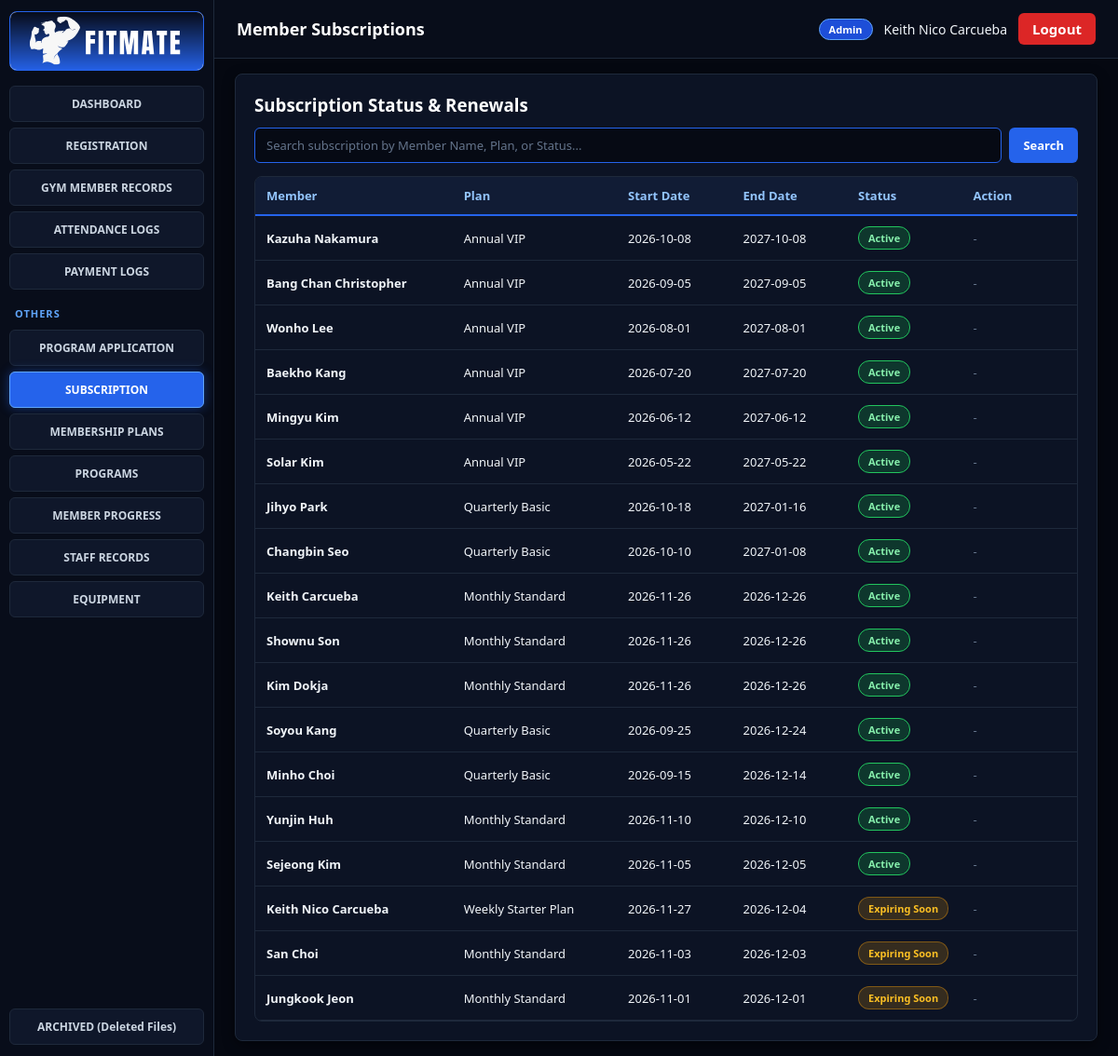
/billing/subscriptions.php (signed in), run on the app's committed database.
### tables this page shows
CREATE TABLE `subscription` (
  `SubscriptionID` varchar(15) NOT NULL,
  `MemberID` varchar(15) NOT NULL,
  `PlanID` varchar(15) NOT NULL,
  `StartDate` date NOT NULL,
  `EndDate` date NOT NULL,
  `Status` varchar(20) NOT NULL
);

### billing/subscriptions.php (the view, shortened to what this page needs)
<?php
require_once __DIR__ . '/../config/db.php';
$sql = "
    SELECT v.*, s.SubscriptionID, s.PlanID
    FROM vw_member_subscriptions v
    JOIN subscription s
      ON s.MemberID = v.MemberID
     AND s.StartDate = v.StartDate
     AND s.EndDate = v.EndDate
    ORDER BY v.EndDate DESC
";
$subs = $pdo->query($sql)->fetchAll();
include __DIR__ . '/../includes/header.php';
?>
<div class="card sub-card">
    <h3 style="margin-bottom: 12px; flex-shrink: 0;">Subscription Status & Renewals</h3>
    <div class="search-bar" style="flex-shrink: 0;">
        <input
            type="text"
            id="liveSubSearch"
            onkeyup="filterSubTable()"
            oninput="filterSubTable()"
            placeholder="Search subscription by Member Name, Plan, or Status..."
        >
        <button type="button" class="btn btn-primary" onclick="filterSubTable()">Search</button>
    </div>
    <div class="fixed-table-wrap">
        <table class="fixed-table">
            <thead>
                <tr>
                    <th style="width: 24%;">Member</th>
                    <th style="width: 20%;">Plan</th>
                    <th style="width: 14%;">Start Date</th>
                    <th style="width: 14%;">End Date</th>
                    <th style="width: 14%;">Status</th>
                    <th style="width: 14%;">Action</th>
                </tr>
            </thead>
            <tbody id="subscriptionListBody">
                <?php if (empty($subs)): ?>
                    <tr>
                        <td colspan="6" style="text-align:center; color:#94a3b8; padding:18px;">
                            No matching subscription records found.
                        </td>
                    </tr>
                <?php else: foreach ($subs as $s):
                    $today = date('Y-m-d');
                    $soon  = date('Y-m-d', strtotime('+7 days'));
                    $memberName = $s['MemberName'] ?? $s['FullName'] ?? trim(($s['FirstName'] ?? '') . ' ' . ($s['LastName'] ?? ''));
                    if ($s['EndDate'] < $today) {
                        $status = 'Expired';
                        $badgeClass = 'badge-red';
                    } elseif ($s['EndDate'] <= $soon) {
                        $status = 'Expiring Soon';
                        $badgeClass = 'badge-yellow';
                    } else {
                        $status = 'Active';
                        $badgeClass = 'badge-green';
                    }
                ?>
                    <tr class="sub-row">
                        <td style="width: 24%;"><strong><?= htmlspecialchars($memberName) ?></strong></td>
                        <td style="width: 20%;"><?= htmlspecialchars($s['PlanName']) ?></td>
                        <td style="width: 14%;"><?= htmlspecialchars($s['StartDate']) ?></td>
                        <td style="width: 14%;"><?= htmlspecialchars($s['EndDate']) ?></td>
                        <td style="width: 14%;"><span class="badge <?= $badgeClass ?>"><?= htmlspecialchars($status) ?></span></td>
                        <td style="width: 14%;">
                            <?php if ($status === 'Expired'): ?>
                                <button
                                    type="button"
                                    class="btn btn-primary btn-sm"
                                    onclick="openRenewModal(
                                        '<?= htmlspecialchars($s['SubscriptionID'], ENT_QUOTES) ?>',
                                        '<?= htmlspecialchars($s['MemberID'], ENT_QUOTES) ?>',
                                        '<?= htmlspecialchars($memberName, ENT_QUOTES) ?>',
                                        '<?= htmlspecialchars($s['PlanID'], ENT_QUOTES) ?>',
                                        '<?= htmlspecialchars($s['EndDate'], ENT_QUOTES) ?>'
                                    )"
                                >
                                    Renew Plan
                                </button>
                            <?php else: ?>
                                <span style="color:#64748b;">-</span>
                            <?php endif; ?>
                        </td>
                    </tr>
                <?php endforeach; endif; ?>
            </tbody>
        </table>
    </div>
</div>
<?php include __DIR__ . '/../includes/footer.php'; ?>

### assets/css/style.css (style rules this page uses)
:root { color-scheme: dark; }
* { box-sizing: border-box; margin: 0; padding: 0; font-family: 'Segoe UI', Tahoma, Geneva, Verdana, sans-serif; }
body { background: #050811; color: #f1f5f9; }
.card { background: #0c1324; border: 1px solid #1e293b; border-radius: 8px; padding: 20px; margin-bottom: 20px; box-shadow: 0 4px 14px rgba(0, 0, 0, 0.45); }
.card h3, .card h2, .card h4 { color: #ffffff; font-weight: 700; }
.form-group input::placeholder, .search-bar input::placeholder { color: #64748b; }
.search-bar { display: flex; gap: 8px; margin-bottom: 14px; }
.search-bar input { flex: 1; padding: 9px 12px; background: #060a14; color: #ffffff; border: 1px solid #2563eb; border-radius: 6px; font-size: 13px; }
.btn { display: inline-block; padding: 9px 15px; border: none; border-radius: 6px; font-size: 13px; font-weight: 600; cursor: pointer; text-decoration: none; transition: 0.15s; }
.btn-primary { background: #2563eb; color: #ffffff; }
.badge { display: inline-block; padding: 4px 10px; border-radius: 12px; font-size: 11px; font-weight: 700; background: #1e3a8a; color: #bfdbfe; border: 1px solid #3b82f6; }
.badge-green { background: rgba(22, 163, 74, 0.25); color: #86efac; border: 1px solid #22c55e; }
.badge-yellow { background: rgba(245, 158, 11, 0.18); color: #fbbf24; border: 1px solid rgba(245, 158, 11, 0.4); }

### billing/subscriptions.php (style rules this page uses)
.sub-card { flex: 1 !important; display: flex !important; flex-direction: column !important; min-height: 0 !important; margin-bottom: 0 !important; overflow: hidden !important; }
.fixed-table-wrap { border: 1px solid #1e293b; border-radius: 8px; background: #0c1324; overflow: hidden; display: flex; flex-direction: column; flex: 1; min-height: 0; }
.fixed-table { width: 100%; border-collapse: collapse; display: flex; flex-direction: column; flex: 1; min-height: 0; }
.fixed-table thead { flex-shrink: 0; background: #111c35; border-bottom: 2px solid #2563eb; }
.fixed-table thead tr, .fixed-table tbody tr { display: table; width: 100%; table-layout: fixed; }
.fixed-table tbody { display: block; overflow-y: auto; width: 100%; flex: 1; min-height: 0; }
.fixed-table th { padding: 11px 12px; text-align: left; font-size: 13px; font-weight: 700; color: #93c5fd; background: #111c35; }
.fixed-table td { padding: 11px 12px; font-size: 13px; color: #f1f5f9; border-bottom: 1px solid #1e293b; vertical-align: middle; }

### data on the page
subscription: memberName "Kazuha Nakamura", PlanName "Annual VIP", StartDate "2026-10-08", EndDate "2027-10-08", EndDate "Active"
subscription: memberName "Bang Chan Christopher", PlanName "Annual VIP", StartDate "2026-09-05", EndDate "2027-09-05", EndDate "Active"
subscription: memberName "Wonho Lee", PlanName "Annual VIP", StartDate "2026-08-01", EndDate "2027-08-01", EndDate "Active"
subscription: memberName "Baekho Kang", PlanName "Annual VIP", StartDate "2026-07-20", EndDate "2027-07-20", EndDate "Active"
subscription: memberName "Mingyu Kim", PlanName "Annual VIP", StartDate "2026-06-12", EndDate "2027-06-12", EndDate "Active"
subscription: memberName "Solar Kim", PlanName "Annual VIP", StartDate "2026-05-22", EndDate "2027-05-22", EndDate "Active"
subscription: memberName "Jihyo Park", PlanName "Quarterly Basic", StartDate "2026-10-18", EndDate "2027-01-16", EndDate "Active"
subscription: memberName "Changbin Seo", PlanName "Quarterly Basic", StartDate "2026-10-10", EndDate "2027-01-08", EndDate "Active"
subscription: memberName "Keith Carcueba", PlanName "Monthly Standard", StartDate "2026-11-26", EndDate "2026-12-26", EndDate "Active"
subscription: memberName "Shownu Son", PlanName "Monthly Standard", StartDate "2026-11-26", EndDate "2026-12-26", EndDate "Active"
subscription: memberName "Kim Dokja", PlanName "Monthly Standard", StartDate "2026-11-26", EndDate "2026-12-26", EndDate "Active"
subscription: memberName "Soyou Kang", PlanName "Quarterly Basic", StartDate "2026-09-25", EndDate "2026-12-24", EndDate "Active"
subscription: memberName "Minho Choi", PlanName "Quarterly Basic", StartDate "2026-09-15", EndDate "2026-12-14", EndDate "Active"
subscription: memberName "Yunjin Huh", PlanName "Monthly Standard", StartDate "2026-11-10", EndDate "2026-12-10", EndDate "Active"
subscription: memberName "Sejeong Kim", PlanName "Monthly Standard", StartDate "2026-11-05", EndDate "2026-12-05", EndDate "Active"
subscription: memberName "Keith Nico Carcueba", PlanName "Weekly Starter Plan", StartDate "2026-11-27", EndDate "2026-12-04", EndDate "Expiring Soon"
subscription: memberName "San Choi", PlanName "Monthly Standard", StartDate "2026-11-03", EndDate "2026-12-03", EndDate "Expiring Soon"
subscription: memberName "Jungkook Jeon", PlanName "Monthly Standard", StartDate "2026-11-01", EndDate "2026-12-01", EndDate "Expiring Soon"

### other printed values
$page_title "Member Subscriptions"
$_SESSION['role'] "Admin"
$_SESSION['staff_name'] "Keith Nico Carcueba"
